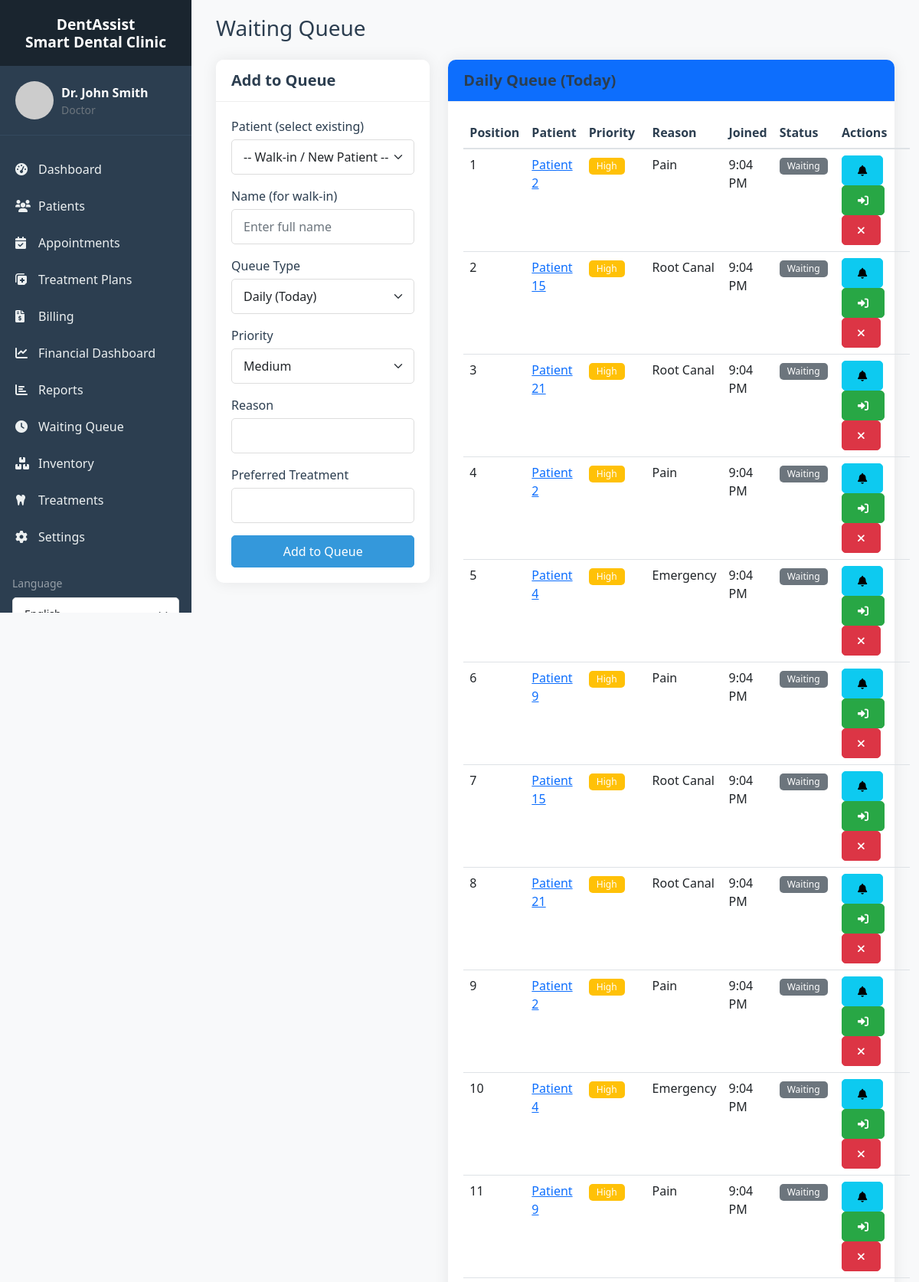
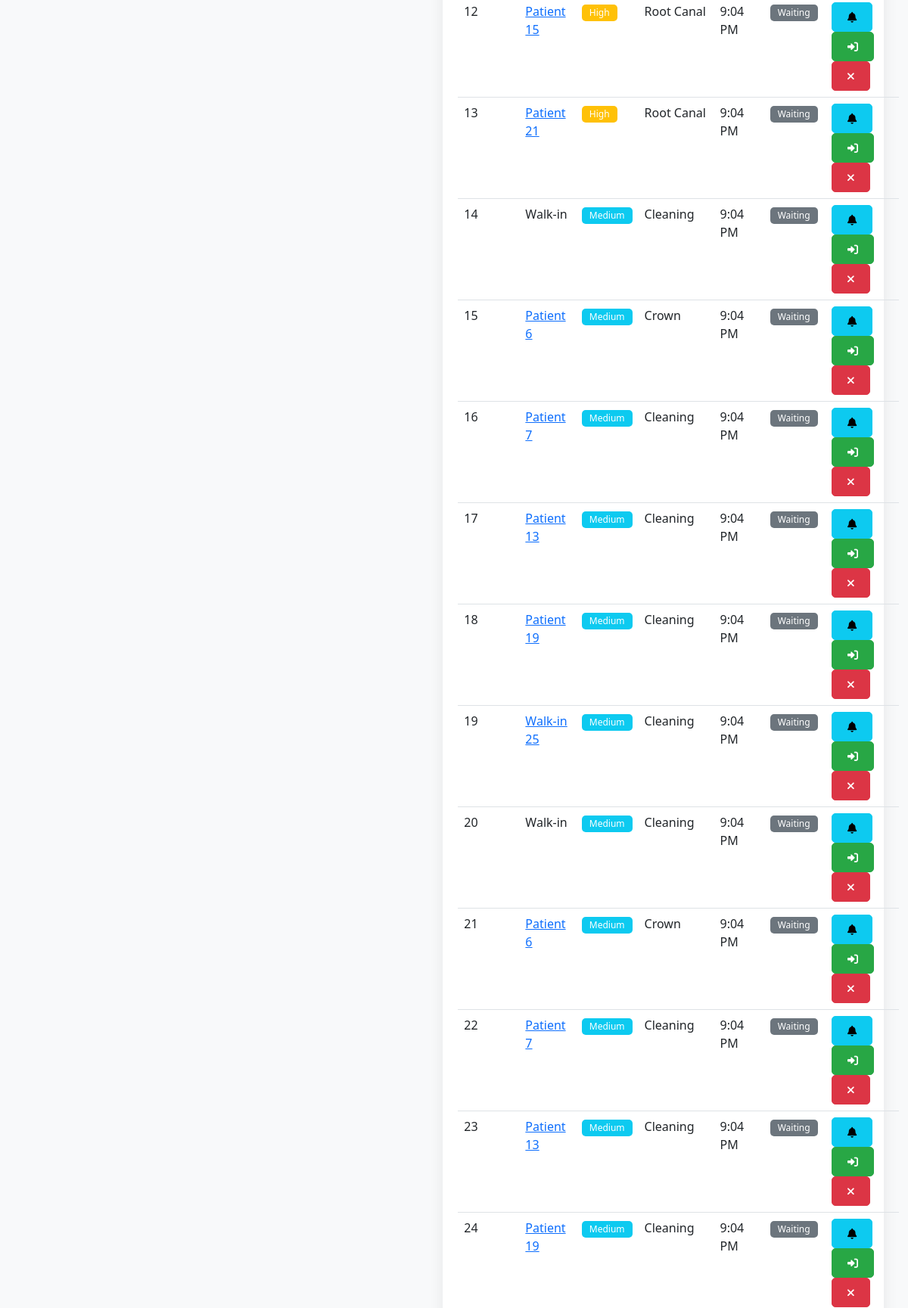
/queue/index.php (signed in, upper part), run on the app's committed database (2 pictures, top to bottom).
### tables this page shows
CREATE TABLE `waiting_queue` (
  `id` int(11) NOT NULL,
  `patient_id` int(11) DEFAULT NULL,
  `patient_name` varchar(100) DEFAULT NULL,
  `queue_type` enum('daily','weekly') NOT NULL,
  `priority` enum('emergency','high','medium','low') DEFAULT 'medium',
  `reason` varchar(100) DEFAULT NULL,
  `preferred_treatment` varchar(100) DEFAULT NULL,
  `preferred_day` varchar(20) DEFAULT NULL,
  `estimated_wait_minutes` int(11) DEFAULT NULL,
  `position` int(11) DEFAULT NULL,
  `status` enum('waiting','notified','checked-in','cancelled') DEFAULT 'waiting',
  `joined_at` timestamp NOT NULL DEFAULT current_timestamp(),
  `notified_at` timestamp NULL DEFAULT NULL,
  `checked_in_at` timestamp NULL DEFAULT NULL,
  `notes` text DEFAULT NULL
);

### includes/db.php (called while the page is built, shortened)
<?php
class Database {
    private $host = DB_HOST;
    private $user = DB_USER;
    private $pass = DB_PASS;
    private $dbname = DB_NAME;
    private $conn;
    private static $instance = null;
    private function __construct() {
        try {
            $this->conn = new mysqli($this->host, $this->user, $this->pass, $this->dbname);
            $this->conn->set_charset("utf8mb4");
        } catch (Exception $e) {
            die("Database connection error: " . $e->getMessage());
        }
    }
    public static function getInstance() {
        if (self::$instance == null) {
            self::$instance = new Database();
        }
        return self::$instance;
    }
    public function query($sql, $params = [], $types = "") {
        $stmt = $this->conn->prepare($sql);
        if (!empty($params)) {
            if (empty($types)) {
                $types = $this->determineTypes($params);
            }
            $stmt->bind_param($types, ...$params);
        }
        $stmt->execute();
        return $stmt;
    }
    private function determineTypes($params) {
        $types = '';
        foreach ($params as $param) {
            if (is_int($param)) {
                $types .= 'i';
            } elseif (is_float($param)) {
                $types .= 'd';
            } elseif (is_string($param)) {
                $types .= 's';
            } else {
                $types .= 'b';
            }
        }
        return $types;
    }
    public function fetchAll($sql, $params = [], $types = "") {
        $stmt = $this->query($sql, $params, $types);
        $result = $stmt->get_result();
        if ($result) {
            return $result->fetch_all(MYSQLI_ASSOC);
        }
        return [];
    }
}
?>

### includes/functions.php (called while the page is built, shortened)
<?php
require_once 'db.php';
function formatTime($time, $format = 'g:i A')
{
    try {
        $timeObj = new DateTime($time);
        return $timeObj->format($format);
    } catch (Exception $e) {
        return 'Not set';
    }
}

### queue/index.php (the view, shortened to what this page needs)
<?php
require_once '../includes/db.php';
require_once '../includes/functions.php';
$db = Database::getInstance();
$dailyQueue = $db->fetchAll(
    "SELECT wq.*, COALESCE(p.full_name, wq.patient_name) as patient_name
     FROM waiting_queue wq
     LEFT JOIN patients p ON wq.patient_id = p.id
     WHERE wq.queue_type = 'daily' AND wq.status != 'checked-in' AND wq.status != 'cancelled'
     ORDER BY
        CASE wq.priority
            WHEN 'emergency' THEN 1
            WHEN 'high' THEN 2
            WHEN 'medium' THEN 3
            WHEN 'low' THEN 4
        END, wq.joined_at",
    []
);
include '../layouts/header.php';
?>
<div class="container-fluid">
    <h1 class="h3 mb-4">Waiting Queue</h1>
    <div class="row">
        <div class="col-md-4">
            <div class="card mb-4">
                <div class="card-header">
                    <h5 class="card-title mb-0">Add to Queue</h5>
                </div>
                <div class="card-body">
                    <form method="POST">
                        <div class="mb-3">
                            <label class="form-label">Patient (select existing)</label>
                            <select class="form-select" name="patient_id" id="patientSelect" onchange="togglePatientName()">
                                <option value="">-- Walk-in / New Patient --</option>
                            </select>
                        </div>
                        <div class="mb-3" id="walkinNameDiv">
                            <label class="form-label">Name (for walk-in)</label>
                            <input type="text" class="form-control" name="patient_name" placeholder="Enter full name">
                        </div>
                        <div class="mb-3">
                            <label class="form-label">Queue Type</label>
                            <select class="form-select" name="queue_type" id="queueType" onchange="togglePreferredDay()">
                                <option value="daily">Daily (Today)</option>
                            </select>
                        </div>
                        <div class="mb-3">
                            <label class="form-label">Priority</label>
                            <select class="form-select" name="priority">
                                <option value="medium" selected>Medium</option>
                            </select>
                        </div>
                        <div class="mb-3">
                            <label class="form-label">Reason</label>
                            <input type="text" class="form-control" name="reason" required>
                        </div>
                        <div class="mb-3">
                            <label class="form-label">Preferred Treatment</label>
                            <input type="text" class="form-control" name="preferred_treatment">
                        </div>
                        <button type="submit" name="add_to_queue" class="btn btn-primary w-100">
                            Add to Queue
                        </button>
                    </form>
                </div>
            </div>
        </div>
        <div class="col-md-8">
            <div class="card mb-4">
                <div class="card-header bg-primary text-white">
                    <h5 class="card-title mb-0">Daily Queue (Today)</h5>
                </div>
                <div class="card-body">
                    <?php if (empty($dailyQueue)): ?>
                        <p class="text-muted">No patients in daily queue.</p>
                    <?php else: ?>
                        <table class="table table-hover">
                            <thead>
                                <tr>
                                    <th>Position</th>
                                    <th>Patient</th>
                                    <th>Priority</th>
                                    <th>Reason</th>
                                    <th>Joined</th>
                                    <th>Status</th>
                                    <th>Actions</th>
                                </tr>
                            </thead>
                            <tbody>
                                <?php foreach ($dailyQueue as $index => $entry): ?>
                                <tr>
                                    <td><?php echo $index + 1; ?></td>
                                    <td>
                                        <?php
                                        if ($entry['patient_id']) {
                                            echo '<a href="../patients/view.php?id=' . $entry['patient_id'] . '">' . htmlspecialchars($entry['patient_name'] ?? 'Unknown') . '</a>';
                                        } else {
                                           echo htmlspecialchars($entry['patient_name'] ?? 'Walk-in');
                                        }
                                        ?>
                                    </td>
                                    <td>
                                        <?php
                                        $priorityColors = [
                                            'emergency' => 'danger',
                                            'high' => 'warning',
                                            'medium' => 'info',
                                            'low' => 'secondary'
                                        ];
                                        $color = $priorityColors[$entry['priority']] ?? 'secondary';
                                        ?>
                                        <span class="badge bg-<?php echo $color; ?>"><?php echo ucfirst($entry['priority']); ?></span>
                                    </td>
                                    <td><?php echo $entry['reason']; ?></td>
                                    <td><?php echo formatTime($entry['joined_at']); ?></td>
                                    <td>
                                        <?php
                                        $statusColors = [
                                            'waiting' => 'secondary',
                                            'notified' => 'info',
                                            'checked-in' => 'success',
                                            'cancelled' => 'danger'
                                        ];
                                        $sColor = $statusColors[$entry['status']] ?? 'secondary';
                                        ?>
                                        <span class="badge bg-<?php echo $sColor; ?>"><?php echo ucfirst($entry['status']); ?></span>
                                    </td>
                                    <td>
                                        <?php if ($entry['status'] == 'waiting'): ?>
                                            <a href="?action=notify&id=<?php echo $entry['id']; ?>" class="btn btn-sm btn-info" title="Notify Patient">
                                                <i class="fas fa-bell"></i>
                                            </a>
                                            <a href="?action=checkin&id=<?php echo $entry['id']; ?>" class="btn btn-sm btn-success" title="Check In">
                                                <i class="fas fa-sign-in-alt"></i>
                                            </a>
                                            <a href="?action=cancel&id=<?php echo $entry['id']; ?>" class="btn btn-sm btn-danger" title="Cancel" onclick="return confirm('Cancel this queue entry?')">
                                                <i class="fas fa-times"></i>
                                            </a>
                                        <?php elseif ($entry['status'] == 'notified'): ?>
                                            <a href="?action=checkin&id=<?php echo $entry['id']; ?>" class="btn btn-sm btn-success">Check In</a>
                                        <?php endif; ?>
                                    </td>
                                </tr>
                                <?php endforeach; ?>
                            </tbody>
                        </table>
                    <?php endif; ?>
                </div>
            </div>
        </div>
    </div>
</div>
<?php include '../layouts/footer.php'; ?>

### assets/css/style.css (style rules this page uses)
:root { --primary-color: #3498db; --secondary-color: #2c3e50; --success-color: #28a745; --danger-color: #dc3545; --warning-color: #ffc107; --info-color: #17a2b8; --light-color: #f8f9fa; --dark-color: #343a40; }
body { font-family: 'Segoe UI', Tahoma, Geneva, Verdana, sans-serif; background-color: #f8f9fa; margin: 0; padding: 0; }
h1, h2, h3, h4, h5, h6 { color: var(--secondary-color); font-weight: 600; }
.card { border: none; border-radius: 10px; box-shadow: 0 0 20px rgba(0,0,0,0.08); margin-bottom: 20px; }
.card-header { background-color: white; border-bottom: 1px solid #eee; padding: 15px 20px; border-radius: 10px 10px 0 0 !important; }
.card-header h5 { margin: 0; color: var(--secondary-color); }
.card-body { padding: 20px; }
.table { margin-bottom: 0; }
.table thead th { border-top: none; border-bottom: 2px solid #dee2e6; font-weight: 600; color: var(--secondary-color); }
.btn { border-radius: 5px; padding: 8px 20px; font-weight: 500; transition: all 0.3s; }
.btn-primary { background-color: var(--primary-color); border-color: var(--primary-color); }
.btn-success { background-color: var(--success-color); border-color: var(--success-color); }
.btn-danger { background-color: var(--danger-color); border-color: var(--danger-color); }
.form-control, .form-select { border-radius: 5px; border: 1px solid #ddd; padding: 10px 15px; transition: all 0.3s; }
.form-label { font-weight: 500; color: var(--secondary-color); margin-bottom: 5px; }
.badge { padding: 5px 10px; border-radius: 5px; font-weight: 500; }

### data on the page
waiting_queue: patient_name "Patient 2", priority "High", reason "Pain", joined_at "9:04 PM", status "Waiting"
waiting_queue: patient_name "Patient 15", priority "High", reason "Root Canal", joined_at "9:04 PM", status "Waiting"
waiting_queue: patient_name "Patient 21", priority "High", reason "Root Canal", joined_at "9:04 PM", status "Waiting"
waiting_queue: patient_name "Patient 2", priority "High", reason "Pain", joined_at "9:04 PM", status "Waiting"
waiting_queue: patient_name "Patient 4", priority "High", reason "Emergency", joined_at "9:04 PM", status "Waiting"
waiting_queue: patient_name "Patient 9", priority "High", reason "Pain", joined_at "9:04 PM", status "Waiting"
waiting_queue: patient_name "Patient 15", priority "High", reason "Root Canal", joined_at "9:04 PM", status "Waiting"
waiting_queue: patient_name "Patient 21", priority "High", reason "Root Canal", joined_at "9:04 PM", status "Waiting"
waiting_queue: patient_name "Patient 2", priority "High", reason "Pain", joined_at "9:04 PM", status "Waiting"
waiting_queue: patient_name "Patient 4", priority "High", reason "Emergency", joined_at "9:04 PM", status "Waiting"
waiting_queue: patient_name "Patient 9", priority "High", reason "Pain", joined_at "9:04 PM", status "Waiting"
waiting_queue: patient_name "Patient 15", priority "High", reason "Root Canal", joined_at "9:04 PM", status "Waiting"
waiting_queue: patient_name "Patient 21", priority "High", reason "Root Canal", joined_at "9:04 PM", status "Waiting"
waiting_queue: patient_name "Walk-in", priority "Medium", reason "Cleaning", joined_at "9:04 PM", status "Waiting"
waiting_queue: patient_name "Patient 6", priority "Medium", reason "Crown", joined_at "9:04 PM", status "Waiting"
waiting_queue: patient_name "Patient 7", priority "Medium", reason "Cleaning", joined_at "9:04 PM", status "Waiting"
waiting_queue: patient_name "Patient 13", priority "Medium", reason "Cleaning", joined_at "9:04 PM", status "Waiting"
waiting_queue: patient_name "Patient 19", priority "Medium", reason "Cleaning", joined_at "9:04 PM", status "Waiting"
waiting_queue: patient_name "Walk-in 25", priority "Medium", reason "Cleaning", joined_at "9:04 PM", status "Waiting"
waiting_queue: patient_name "Walk-in", priority "Medium", reason "Cleaning", joined_at "9:04 PM", status "Waiting"
waiting_queue: patient_name "Patient 6", priority "Medium", reason "Crown", joined_at "9:04 PM", status "Waiting"
waiting_queue: patient_name "Patient 7", priority "Medium", reason "Cleaning", joined_at "9:04 PM", status "Waiting"
waiting_queue: patient_name "Patient 13", priority "Medium", reason "Cleaning", joined_at "9:04 PM", status "Waiting"
waiting_queue: patient_name "Patient 19", priority "Medium", reason "Cleaning", joined_at "9:04 PM", status "Waiting"

### other printed values
SITE_NAME "DentAssist Smart Dental Clinic"
$_SESSION['full_name'] "Dr. John Smith"
$role "Doctor"
__('dashboard', 'Dashboard') "Dashboard"
__('patients', 'Patients') "Patients"
__('appointments', 'Appointments') "Appointments"
__('treatment_plans', 'Treatment Plans') "Treatment Plans"
__('billing', 'Billing') "Billing"
__('financial_dashboard', 'Financial Dashboard') "Financial Dashboard"
__('reports', 'Reports') "Reports"
__('queue', 'Waiting Queue') "Waiting Queue"
__('inventory', 'Inventory') "Inventory"
__('treatments', 'Treatments') "Treatments"
__('settings', 'Settings') "Settings"
__('language', 'Language') "Language"
